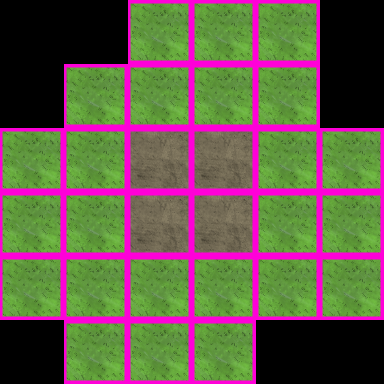

This is a level from a 2D game, rendered from its Tiled map with the project's own tilesets. A one-line summary and the map file follow, with tile-layer data summarised:
An orthogonal 6x6 tile map with 64x64 px tiles, 1 tile layer (BG_TILES) and 15 objects (8x grass, 3x berrybush, 2x lootcontainer, totem_pole, firepit).

<map version="1.0" orientation="orthogonal" width="6" height="6" tilewidth="64" tileheight="64">
 <tileset firstgid="1" source="dont_starve/ground.tsx" />
 <layer name="BG_TILES" width="6" height="6">
  <data>[36 cells, 28 non-empty, 2 distinct tile ids]</data>
 </layer>
 <objectgroup name="FG_OBJECTS" width="6" height="6">
  <object type="totem_pole" x="191" y="189" />
  <object type="grass" x="216" y="201" />
  <object type="grass" x="191" y="218" />
  <object type="grass" x="171" y="212" />
  <object type="grass" x="151" y="166" />
  <object type="grass" x="186" y="162" />
  <object type="grass" x="223" y="179" />
  <object type="grass" x="132" y="243" />
  <object type="berrybush" x="175" y="193" />
  <object type="grass" x="197" y="104" />
  <object type="berrybush" x="205" y="172" />
  <object type="berrybush" x="250" y="250" />
  <object type="lootcontainer" x="241" y="136" />
  <object type="lootcontainer" x="178" y="247" />
  <object type="firepit" x="210" y="266" />
 </objectgroup>
</map>
